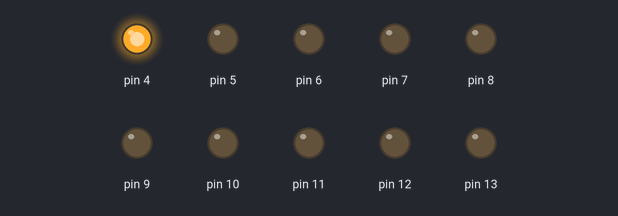
A sketch run on a simulated Arduino Uno, built with avr-gcc and run on an emulated ATmega328P. On the bench: output pins drawn as LEDs (lit = HIGH).

Above: at 0.05 s.
At 0.35 s:
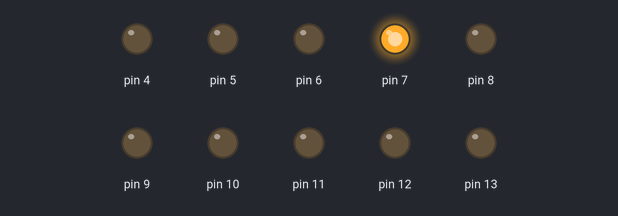
At 0.75 s:
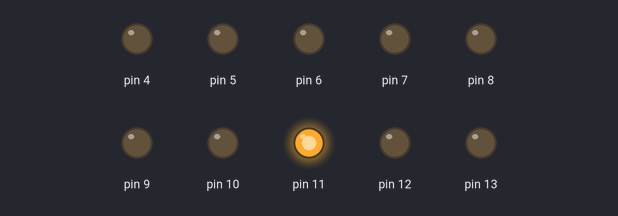
At 1.45 s:
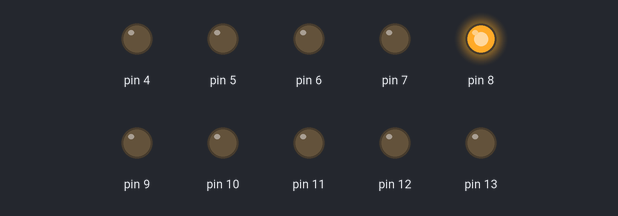
At 2.15 s:
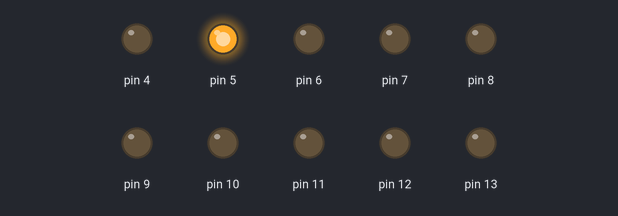
At 2.85 s:
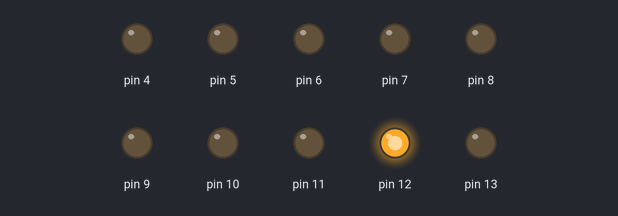
Timing chart, 0 to 3.1 s (numbered marks = the images above):
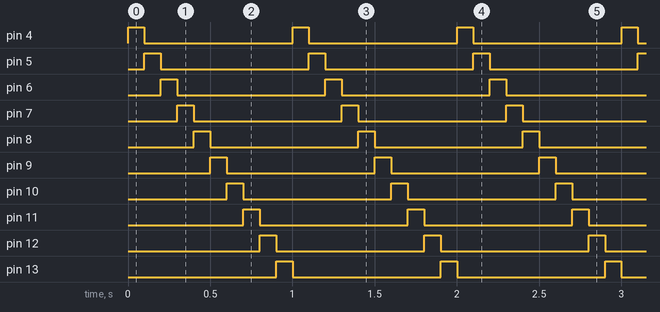

Measured:
- by itself, pin 4–13: alternates HIGH for 0.10 s and LOW for 0.90 s
- by itself, everything shown: repeats every 1.0 s, in 10 steps

The sketch:

RoundLeds2.ino
```cpp
const static int FIRST_LED = 4;
const static int LAST_LED = 13;
const static int LED_COUNT = 1 + LAST_LED - FIRST_LED;

void setup() {
  for (int pin = FIRST_LED; pin <= LAST_LED; pin++) {
    pinMode(pin, OUTPUT);
  }
}

int led = 0;

void loop() {
  const int pin = FIRST_LED + led;
  digitalWrite(pin, HIGH);
  delay(100);
  digitalWrite(pin, LOW);

  led = (led + 1) % LED_COUNT;
}
```
